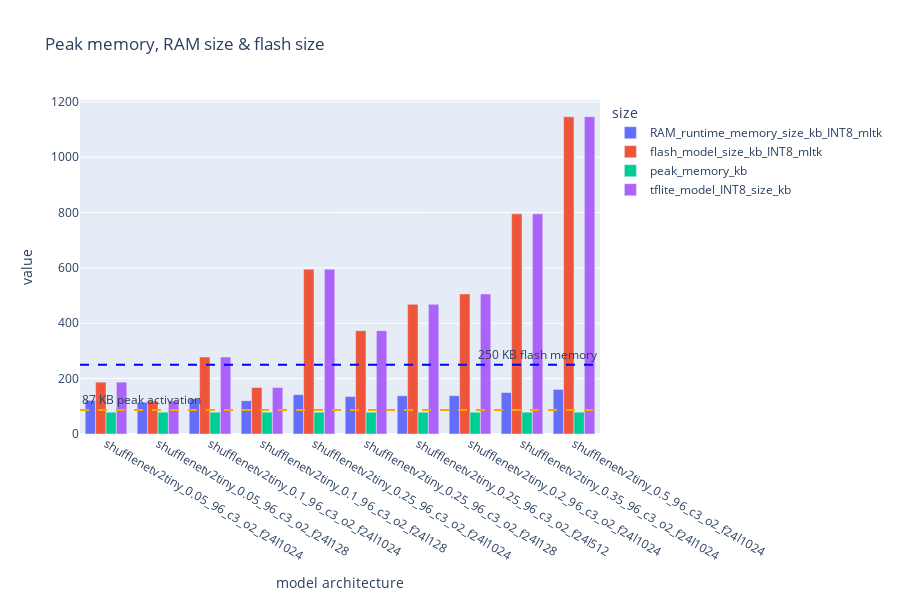

The cell this chart's notebook holds for it:
### Code cell
shufflev2tiny_df_long = create_size_df_long(shufflev2tiny_df)
shufflev2tiny_mem_fig = memory_fig(shufflev2tiny_df_long)

### Figure 1 — Plotly figure (JSON) as saved in the notebook; plotly's stock layout.template omitted (floating-point values rounded to 4 significant figures)
{"data": [{"alignmentgroup": "True", "hovertemplate": "size=RAM_runtime_memory_size_kb_INT8_mltk<br>model architecture=%{x}<br>value=%{y}<extra></extra>", "legendgroup": "RAM_runtime_memory_size_kb_INT8_mltk", "marker": {"color": "#636efa", "pattern": {"shape": ""}}, "name": "RAM_runtime_memory_size_kb_INT8_mltk", "offsetgroup": "RAM_runtime_memory_size_kb_INT8_mltk", "orientation": "v", "showlegend": true, "textposition": "auto", "type": "bar", "x": ["shufflenetv2tiny_0.05_96_c3_o2_f24l1024", "shufflenetv2tiny_0.05_96_c3_o2_f24l128", "shufflenetv2tiny_0.1_96_c3_o2_f24l1024", "shufflenetv2tiny_0.1_96_c3_o2_f24l128", "shufflenetv2tiny_0.25_96_c3_o2_f24l1024", "shufflenetv2tiny_0.25_96_c3_o2_f24l128", "shufflenetv2tiny_0.25_96_c3_o2_f24l512", "shufflenetv2tiny_0.2_96_c3_o2_f24l1024", "shufflenetv2tiny_0.35_96_c3_o2_f24l1024", "shufflenetv2tiny_0.5_96_c3_o2_f24l1024"], "xaxis": "x", "y": [121.5, 114.5, 127.1, 120.1, 142.2, 135.2, 138.2, 138.4, 149.8, 161.1], "yaxis": "y"}, {"alignmentgroup": "True", "hovertemplate": "size=flash_model_size_kb_INT8_mltk<br>model architecture=%{x}<br>value=%{y}<extra></extra>", "legendgroup": "flash_model_size_kb_INT8_mltk", "marker": {"color": "#EF553B", "pattern": {"shape": ""}}, "name": "flash_model_size_kb_INT8_mltk", "offsetgroup": "flash_model_size_kb_INT8_mltk", "orientation": "v", "showlegend": true, "textposition": "auto", "type": "bar", "x": ["shufflenetv2tiny_0.05_96_c3_o2_f24l1024", "shufflenetv2tiny_0.05_96_c3_o2_f24l128", "shufflenetv2tiny_0.1_96_c3_o2_f24l1024", "shufflenetv2tiny_0.1_96_c3_o2_f24l128", "shufflenetv2tiny_0.25_96_c3_o2_f24l1024", "shufflenetv2tiny_0.25_96_c3_o2_f24l128", "shufflenetv2tiny_0.25_96_c3_o2_f24l512", "shufflenetv2tiny_0.2_96_c3_o2_f24l1024", "shufflenetv2tiny_0.35_96_c3_o2_f24l1024", "shufflenetv2tiny_0.5_96_c3_o2_f24l1024"], "xaxis": "x", "y": [187.3, 119.0, 278.1, 167.9, 595.5, 373.3, 468.5, 505.9, 795.2, 1146.0], "yaxis": "y"}, {"alignmentgroup": "True", "hovertemplate": "size=peak_memory_kb<br>model architecture=%{x}<br>value=%{y}<extra></extra>", "legendgroup": "peak_memory_kb", "marker": {"color": "#00cc96", "pattern": {"shape": ""}}, "name": "peak_memory_kb", "offsetgroup": "peak_memory_kb", "orientation": "v", "showlegend": true, "textposition": "auto", "type": "bar", "x": ["shufflenetv2tiny_0.05_96_c3_o2_f24l1024", "shufflenetv2tiny_0.05_96_c3_o2_f24l128", "shufflenetv2tiny_0.1_96_c3_o2_f24l1024", "shufflenetv2tiny_0.1_96_c3_o2_f24l128", "shufflenetv2tiny_0.25_96_c3_o2_f24l1024", "shufflenetv2tiny_0.25_96_c3_o2_f24l128", "shufflenetv2tiny_0.25_96_c3_o2_f24l512", "shufflenetv2tiny_0.2_96_c3_o2_f24l1024", "shufflenetv2tiny_0.35_96_c3_o2_f24l1024", "shufflenetv2tiny_0.5_96_c3_o2_f24l1024"], "xaxis": "x", "y": [78.77, 78.77, 78.77, 78.77, 78.77, 78.77, 78.77, 78.77, 78.77, 78.77], "yaxis": "y"}, {"alignmentgroup": "True", "hovertemplate": "size=tflite_model_INT8_size_kb<br>model architecture=%{x}<br>value=%{y}<extra></extra>", "legendgroup": "tflite_model_INT8_size_kb", "marker": {"color": "#ab63fa", "pattern": {"shape": ""}}, "name": "tflite_model_INT8_size_kb", "offsetgroup": "tflite_model_INT8_size_kb", "orientation": "v", "showlegend": true, "textposition": "auto", "type": "bar", "x": ["shufflenetv2tiny_0.05_96_c3_o2_f24l1024", "shufflenetv2tiny_0.05_96_c3_o2_f24l128", "shufflenetv2tiny_0.1_96_c3_o2_f24l1024", "shufflenetv2tiny_0.1_96_c3_o2_f24l128", "shufflenetv2tiny_0.25_96_c3_o2_f24l1024", "shufflenetv2tiny_0.25_96_c3_o2_f24l128", "shufflenetv2tiny_0.25_96_c3_o2_f24l512", "shufflenetv2tiny_0.2_96_c3_o2_f24l1024", "shufflenetv2tiny_0.35_96_c3_o2_f24l1024", "shufflenetv2tiny_0.5_96_c3_o2_f24l1024"], "xaxis": "x", "y": [187.3, 119.0, 278.1, 167.9, 595.5, 373.3, 468.5, 505.9, 795.2, 1146.0], "yaxis": "y"}], "layout": {"annotations": [{"showarrow": false, "text": "87 KB peak activation", "x": 0, "xanchor": "left", "xref": "x domain", "y": 87, "yanchor": "bottom", "yref": "y"}, {"showarrow": false, "text": "250 KB flash memory", "x": 1, "xanchor": "right", "xref": "x domain", "y": 250, "yanchor": "bottom", "yref": "y"}], "barmode": "group", "height": 600, "legend": {"title": {"text": "size"}, "tracegroupgap": 0}, "shapes": [{"line": {"color": "orange", "dash": "dash", "width": 2}, "type": "line", "x0": 0, "x1": 1, "xref": "x domain", "y0": 87, "y1": 87, "yref": "y"}, {"line": {"color": "blue", "dash": "dash", "width": 2}, "type": "line", "x0": 0, "x1": 1, "xref": "x domain", "y0": 250, "y1": 250, "yref": "y"}], "title": {"text": "Peak memory, RAM size & flash size"}, "xaxis": {"anchor": "y", "domain": [0, 1], "title": {"text": "model architecture"}}, "yaxis": {"anchor": "x", "domain": [0, 1], "title": {"text": "value"}}}}
